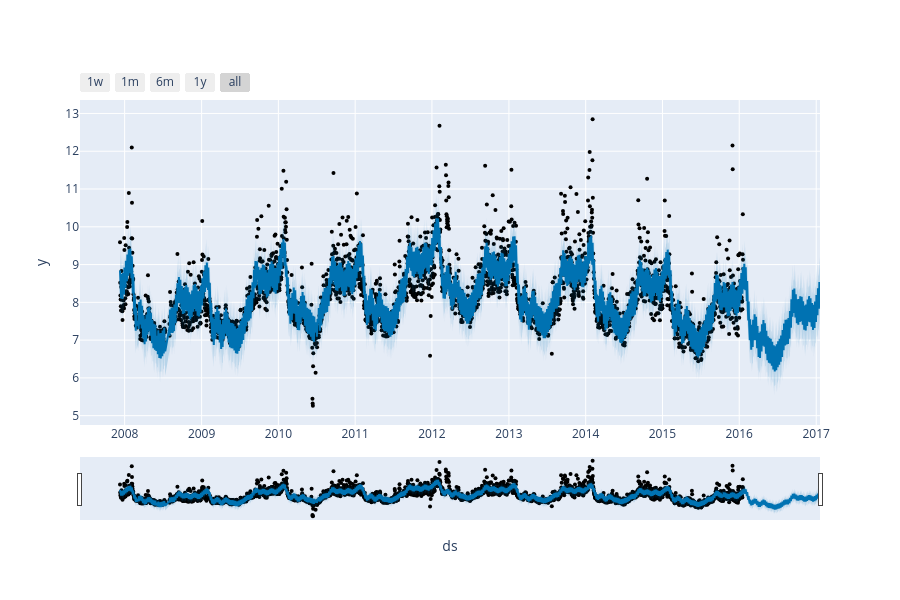

The cell this chart's notebook holds for it:
### Markdown cell above
## 7. Interactive Charts (Plotly)

### Code cell
plot_plotly(m, forecast)

### Figure 1 — Plotly figure (JSON) as saved in the notebook; plotly's stock layout.template omitted (floating-point values rounded to 4 significant figures; data arrays with more than 128 entries replaced by an {"elided": "..."} marker saying what was removed)
{"data": [{"marker": {"color": "black", "size": 4}, "mode": "markers", "name": "Actual", "type": "scatter", "x": {"elided": "2905 str values"}, "y": {"elided": "2905 float values"}}, {"hoverinfo": "skip", "line": {"width": 0}, "mode": "lines", "type": "scatter", "x": {"elided": "3270 str values"}, "y": {"elided": "3270 float values"}}, {"fill": "tonexty", "fillcolor": "rgba(0, 114, 178, 0.2)", "line": {"color": "#0072B2", "width": 2}, "mode": "lines", "name": "Predicted", "type": "scatter", "x": {"elided": "3270 str values"}, "y": {"elided": "3270 float values"}}, {"fill": "tonexty", "fillcolor": "rgba(0, 114, 178, 0.2)", "hoverinfo": "skip", "line": {"width": 0}, "mode": "lines", "type": "scatter", "x": {"elided": "3270 str values"}, "y": {"elided": "3270 float values"}}], "layout": {"height": 600, "showlegend": false, "width": 900, "xaxis": {"rangeselector": {"buttons": [{"count": 7, "label": "1w", "step": "day", "stepmode": "backward"}, {"count": 1, "label": "1m", "step": "month", "stepmode": "backward"}, {"count": 6, "label": "6m", "step": "month", "stepmode": "backward"}, {"count": 1, "label": "1y", "step": "year", "stepmode": "backward"}, {"step": "all"}]}, "rangeslider": {"visible": true}, "title": {"text": "ds"}, "type": "date"}, "yaxis": {"title": {"text": "y"}}}}
